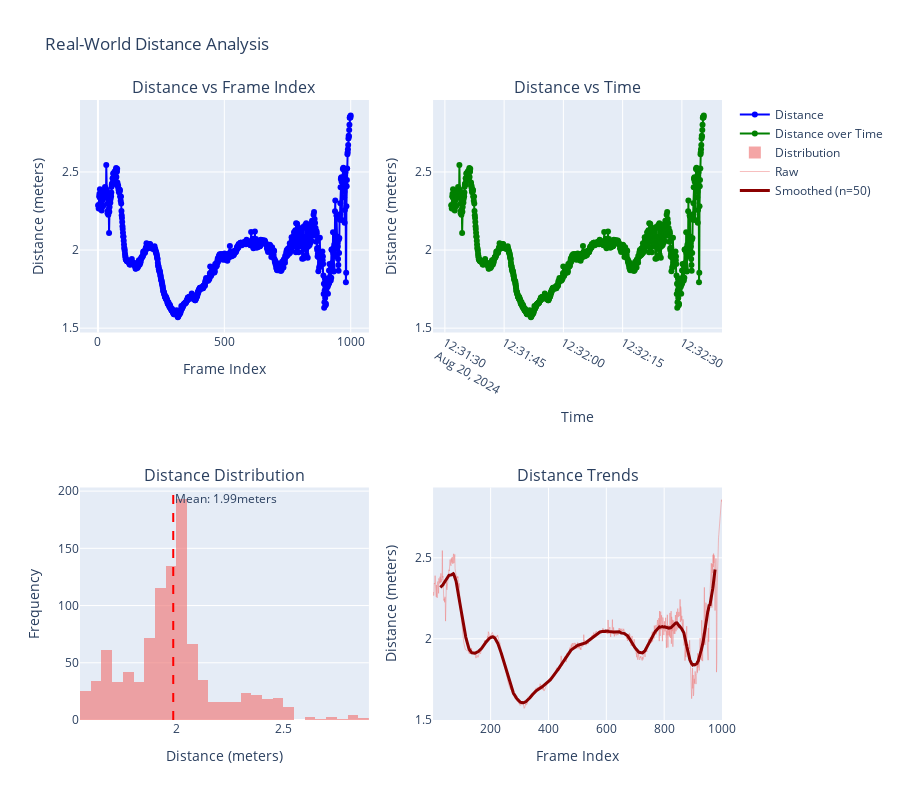

Notebook source saved alongside this figure:
### Code cell
iau.VisualizationEngine.plot_distance_analysis(distance_results, "Real-World Distance Analysis")

### Figure 1 — Plotly figure (JSON) as saved in the notebook; plotly's stock layout.template omitted (floating-point values rounded to 4 significant figures; data arrays with more than 128 entries replaced by an {"elided": "..."} marker saying what was removed)
{"data": [{"line": {"color": "blue"}, "mode": "lines+markers", "name": "Distance", "type": "scatter", "x": {"elided": "1000 int values"}, "xaxis": "x", "y": {"elided": "1000 float values"}, "yaxis": "y"}, {"line": {"color": "green"}, "mode": "lines+markers", "name": "Distance over Time", "type": "scatter", "x": {"elided": "1000 str values"}, "xaxis": "x2", "y": {"elided": "1000 float values"}, "yaxis": "y2"}, {"marker": {"color": "lightcoral"}, "name": "Distribution", "nbinsx": 30, "opacity": 0.7, "type": "histogram", "x": {"elided": "1000 float values"}, "xaxis": "x3", "yaxis": "y3"}, {"line": {"color": "lightcoral", "width": 1}, "mode": "lines", "name": "Raw", "opacity": 0.5, "type": "scatter", "x": {"elided": "1000 int values"}, "xaxis": "x4", "y": {"elided": "1000 float values"}, "yaxis": "y4"}, {"line": {"color": "darkred", "width": 3}, "mode": "lines", "name": "Smoothed (n=50)", "type": "scatter", "x": {"elided": "1000 int values"}, "xaxis": "x4", "y": {"elided": "1000 float values"}, "yaxis": "y4"}], "layout": {"annotations": [{"font": {"size": 16}, "showarrow": false, "text": "Distance vs Frame Index", "x": 0.225, "xanchor": "center", "xref": "paper", "y": 1, "yanchor": "bottom", "yref": "paper"}, {"font": {"size": 16}, "showarrow": false, "text": "Distance vs Time", "x": 0.775, "xanchor": "center", "xref": "paper", "y": 1, "yanchor": "bottom", "yref": "paper"}, {"font": {"size": 16}, "showarrow": false, "text": "Distance Distribution", "x": 0.225, "xanchor": "center", "xref": "paper", "y": 0.375, "yanchor": "bottom", "yref": "paper"}, {"font": {"size": 16}, "showarrow": false, "text": "Distance Trends", "x": 0.775, "xanchor": "center", "xref": "paper", "y": 0.375, "yanchor": "bottom", "yref": "paper"}, {"showarrow": false, "text": "Mean: 1.99meters", "x": 1.986, "xanchor": "left", "xref": "x3", "y": 1, "yanchor": "top", "yref": "y3 domain"}], "height": 800, "shapes": [{"line": {"color": "red", "dash": "dash"}, "type": "line", "x0": 1.986, "x1": 1.986, "xref": "x3", "y0": 0, "y1": 1, "yref": "y3 domain"}], "showlegend": true, "title": {"text": "Real-World Distance Analysis"}, "xaxis": {"anchor": "y", "domain": [0, 0.45], "title": {"text": "Frame Index"}}, "xaxis2": {"anchor": "y2", "domain": [0.55, 1], "title": {"text": "Time"}}, "xaxis3": {"anchor": "y3", "domain": [0, 0.45], "title": {"text": "Distance (meters)"}}, "xaxis4": {"anchor": "y4", "domain": [0.55, 1], "title": {"text": "Frame Index"}}, "yaxis": {"anchor": "x", "domain": [0.625, 1], "title": {"text": "Distance (meters)"}}, "yaxis2": {"anchor": "x2", "domain": [0.625, 1], "title": {"text": "Distance (meters)"}}, "yaxis3": {"anchor": "x3", "domain": [0, 0.375], "title": {"text": "Frequency"}}, "yaxis4": {"anchor": "x4", "domain": [0, 0.375], "title": {"text": "Distance (meters)"}}}}
